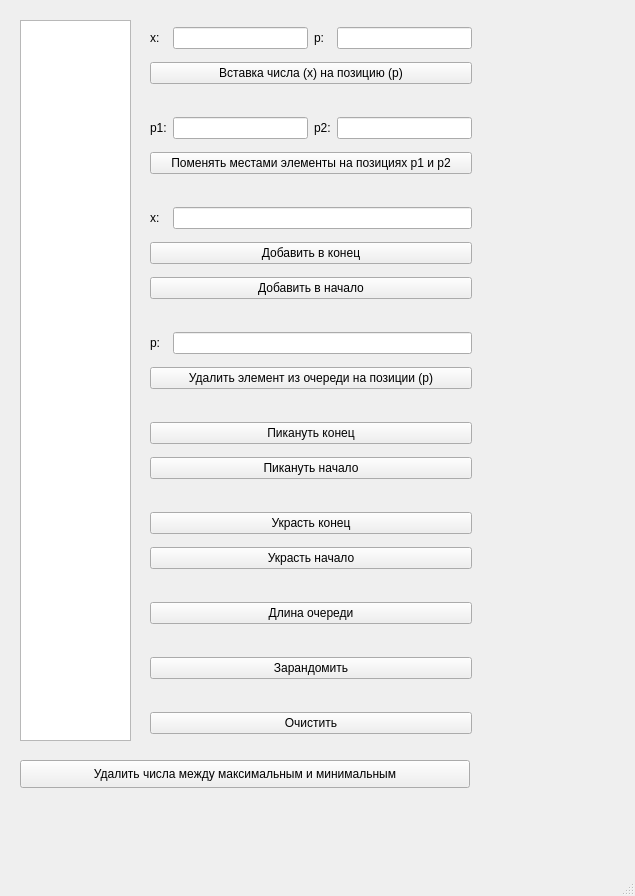
<?xml version="1.0" encoding="UTF-8"?>
<ui version="4.0">
 <class>MainWindow</class>
 <widget class="QMainWindow" name="MainWindow">
  <property name="geometry">
   <rect>
    <x>0</x>
    <y>0</y>
    <width>635</width>
    <height>896</height>
   </rect>
  </property>
  <property name="windowTitle">
   <string>MainWindow</string>
  </property>
  <widget class="QWidget" name="centralwidget">
   <widget class="QWidget" name="gridLayoutWidget">
    <property name="geometry">
     <rect>
      <x>150</x>
      <y>20</y>
      <width>322</width>
      <height>724</height>
     </rect>
    </property>
    <layout class="QGridLayout" name="gridLayout">
     <item row="3" column="4">
      <widget class="QLineEdit" name="p2">
       <property name="maxLength">
        <number>8</number>
       </property>
      </widget>
     </item>
     <item row="14" column="1" colspan="4">
      <widget class="QPushButton" name="peek_last_button">
       <property name="text">
        <string>Пикануть конец</string>
       </property>
      </widget>
     </item>
     <item row="5" column="1" colspan="4">
      <spacer name="horizontalSpacer_7">
       <property name="orientation">
        <enum>Qt::Horizontal</enum>
       </property>
       <property name="sizeHint" stdset="0">
        <size>
         <width>40</width>
         <height>20</height>
        </size>
       </property>
      </spacer>
     </item>
     <item row="23" column="1" colspan="4">
      <spacer name="horizontalSpacer_6">
       <property name="orientation">
        <enum>Qt::Horizontal</enum>
       </property>
       <property name="sizeHint" stdset="0">
        <size>
         <width>40</width>
         <height>20</height>
        </size>
       </property>
      </spacer>
     </item>
     <item row="7" column="1" colspan="4">
      <widget class="QPushButton" name="add_last_button">
       <property name="text">
        <string>Добавить в конец</string>
       </property>
      </widget>
     </item>
     <item row="0" column="1">
      <widget class="QLabel" name="label_2">
       <property name="text">
        <string>x:</string>
       </property>
      </widget>
     </item>
     <item row="24" column="1" colspan="4">
      <widget class="QPushButton" name="clear_button">
       <property name="text">
        <string>Очистить</string>
       </property>
      </widget>
     </item>
     <item row="3" column="1">
      <widget class="QLabel" name="label_4">
       <property name="text">
        <string>p1:</string>
       </property>
      </widget>
     </item>
     <item row="15" column="1" colspan="4">
      <widget class="QPushButton" name="peek_first_button">
       <property name="text">
        <string>Пикануть начало</string>
       </property>
      </widget>
     </item>
     <item row="3" column="2">
      <widget class="QLineEdit" name="p1">
       <property name="maxLength">
        <number>8</number>
       </property>
      </widget>
     </item>
     <item row="3" column="3">
      <widget class="QLabel" name="label_5">
       <property name="text">
        <string>p2:</string>
       </property>
      </widget>
     </item>
     <item row="17" column="1" colspan="4">
      <widget class="QPushButton" name="pop_last_button">
       <property name="text">
        <string>Украсть конец</string>
       </property>
      </widget>
     </item>
     <item row="0" column="4">
      <widget class="QLineEdit" name="p_2">
       <property name="maxLength">
        <number>8</number>
       </property>
      </widget>
     </item>
     <item row="1" column="1" colspan="4">
      <widget class="QPushButton" name="insert_button">
       <property name="text">
        <string>Вставка числа (x) на позицию (p)</string>
       </property>
      </widget>
     </item>
     <item row="11" column="1">
      <widget class="QLabel" name="label_6">
       <property name="text">
        <string>p:</string>
       </property>
      </widget>
     </item>
     <item row="0" column="2">
      <widget class="QLineEdit" name="x_2">
       <property name="maxLength">
        <number>8</number>
       </property>
      </widget>
     </item>
     <item row="20" column="1" colspan="4">
      <widget class="QPushButton" name="count_button">
       <property name="text">
        <string>Длина очереди</string>
       </property>
      </widget>
     </item>
     <item row="18" column="1" colspan="4">
      <widget class="QPushButton" name="pop_first_button">
       <property name="text">
        <string>Украсть начало</string>
       </property>
      </widget>
     </item>
     <item row="6" column="2" colspan="3">
      <widget class="QLineEdit" name="x">
       <property name="maxLength">
        <number>8</number>
       </property>
      </widget>
     </item>
     <item row="19" column="1" colspan="4">
      <spacer name="horizontalSpacer_4">
       <property name="orientation">
        <enum>Qt::Horizontal</enum>
       </property>
       <property name="sizeHint" stdset="0">
        <size>
         <width>40</width>
         <height>20</height>
        </size>
       </property>
      </spacer>
     </item>
     <item row="0" column="3">
      <widget class="QLabel" name="label_3">
       <property name="text">
        <string>p:</string>
       </property>
      </widget>
     </item>
     <item row="2" column="1" colspan="4">
      <spacer name="horizontalSpacer_8">
       <property name="orientation">
        <enum>Qt::Horizontal</enum>
       </property>
       <property name="sizeHint" stdset="0">
        <size>
         <width>40</width>
         <height>20</height>
        </size>
       </property>
      </spacer>
     </item>
     <item row="11" column="2" colspan="3">
      <widget class="QLineEdit" name="p">
       <property name="maxLength">
        <number>8</number>
       </property>
      </widget>
     </item>
     <item row="4" column="1" colspan="4">
      <widget class="QPushButton" name="add_swap_button_">
       <property name="text">
        <string>Поменять местами элементы на позициях p1 и p2</string>
       </property>
      </widget>
     </item>
     <item row="21" column="1" colspan="4">
      <spacer name="horizontalSpacer_5">
       <property name="orientation">
        <enum>Qt::Horizontal</enum>
       </property>
       <property name="sizeHint" stdset="0">
        <size>
         <width>40</width>
         <height>20</height>
        </size>
       </property>
      </spacer>
     </item>
     <item row="22" column="1" colspan="4">
      <widget class="QPushButton" name="random_button">
       <property name="text">
        <string>Зарандомить</string>
       </property>
      </widget>
     </item>
     <item row="9" column="1" colspan="4">
      <widget class="QPushButton" name="add_first_button">
       <property name="text">
        <string>Добавить в начало</string>
       </property>
      </widget>
     </item>
     <item row="6" column="1">
      <widget class="QLabel" name="label">
       <property name="text">
        <string>x:</string>
       </property>
      </widget>
     </item>
     <item row="10" column="1" colspan="4">
      <spacer name="horizontalSpacer_2">
       <property name="orientation">
        <enum>Qt::Horizontal</enum>
       </property>
       <property name="sizeHint" stdset="0">
        <size>
         <width>40</width>
         <height>20</height>
        </size>
       </property>
      </spacer>
     </item>
     <item row="12" column="1" colspan="4">
      <widget class="QPushButton" name="add_erase_button">
       <property name="text">
        <string>Удалить элемент из очереди на позиции (p)</string>
       </property>
      </widget>
     </item>
     <item row="16" column="1" colspan="4">
      <spacer name="horizontalSpacer_3">
       <property name="orientation">
        <enum>Qt::Horizontal</enum>
       </property>
       <property name="sizeHint" stdset="0">
        <size>
         <width>40</width>
         <height>20</height>
        </size>
       </property>
      </spacer>
     </item>
     <item row="13" column="1" colspan="4">
      <spacer name="horizontalSpacer_9">
       <property name="orientation">
        <enum>Qt::Horizontal</enum>
       </property>
       <property name="sizeHint" stdset="0">
        <size>
         <width>40</width>
         <height>20</height>
        </size>
       </property>
      </spacer>
     </item>
    </layout>
   </widget>
   <widget class="QPushButton" name="task_button">
    <property name="geometry">
     <rect>
      <x>20</x>
      <y>760</y>
      <width>450</width>
      <height>28</height>
     </rect>
    </property>
    <property name="text">
     <string>Удалить числа между максимальным и минимальным</string>
    </property>
   </widget>
   <widget class="QListWidget" name="listWidget">
    <property name="geometry">
     <rect>
      <x>20</x>
      <y>20</y>
      <width>111</width>
      <height>721</height>
     </rect>
    </property>
   </widget>
  </widget>
  <widget class="QMenuBar" name="menubar">
   <property name="geometry">
    <rect>
     <x>0</x>
     <y>0</y>
     <width>635</width>
     <height>26</height>
    </rect>
   </property>
  </widget>
  <widget class="QStatusBar" name="statusbar"/>
 </widget>
 <tabstops>
  <tabstop>task_button</tabstop>
  <tabstop>clear_button</tabstop>
  <tabstop>random_button</tabstop>
  <tabstop>count_button</tabstop>
  <tabstop>pop_first_button</tabstop>
  <tabstop>pop_last_button</tabstop>
  <tabstop>peek_first_button</tabstop>
  <tabstop>peek_last_button</tabstop>
  <tabstop>add_erase_button</tabstop>
  <tabstop>p</tabstop>
  <tabstop>add_first_button</tabstop>
  <tabstop>add_last_button</tabstop>
  <tabstop>x</tabstop>
  <tabstop>add_swap_button_</tabstop>
  <tabstop>p1</tabstop>
  <tabstop>p2</tabstop>
  <tabstop>insert_button</tabstop>
  <tabstop>x_2</tabstop>
  <tabstop>p_2</tabstop>
  <tabstop>listWidget</tabstop>
 </tabstops>
 <resources/>
 <connections/>
</ui>
